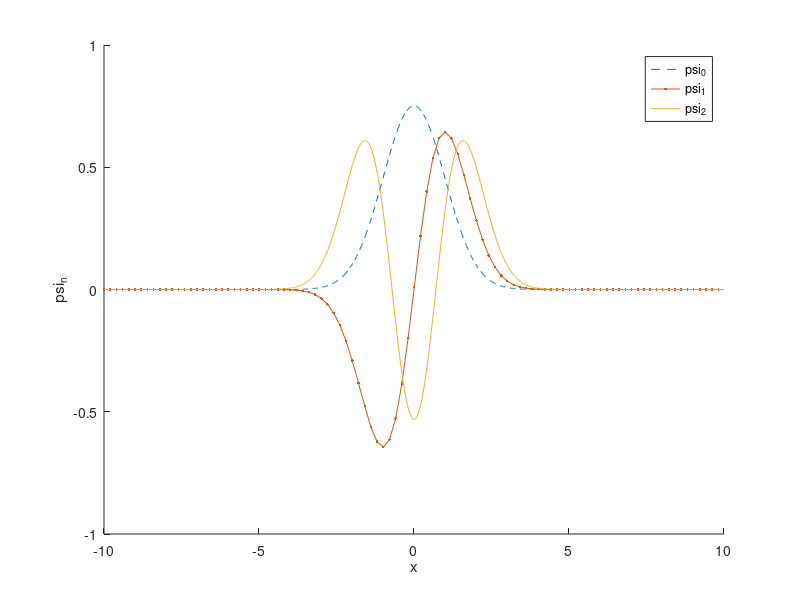

MATLAB code for this plot:
clear all;

x = linspace(-10,10,1000);

psi_0 = (1.0/pi)^(1/4)*exp((-1.0/2)*x.^2);
psi_1 = (1.0/pi)^(1/4)*sqrt(2.0)*x.*exp((-1.0/2.0)*x.^2);
psi_2 = (1.0/pi)^(1/4)*(1/sqrt(2.0))*(2*x.^2-1).*exp((-1.0/2.0)*x.^2);

hold on
plot(x,psi_0, '--')
plot(x(1:10:1000),psi_1(1:10:1000), '.-')
plot(x,psi_2)
legend('psi_0','psi_1','psi_2')
xlabel('x')
ylabel('psi_n')
hold off
